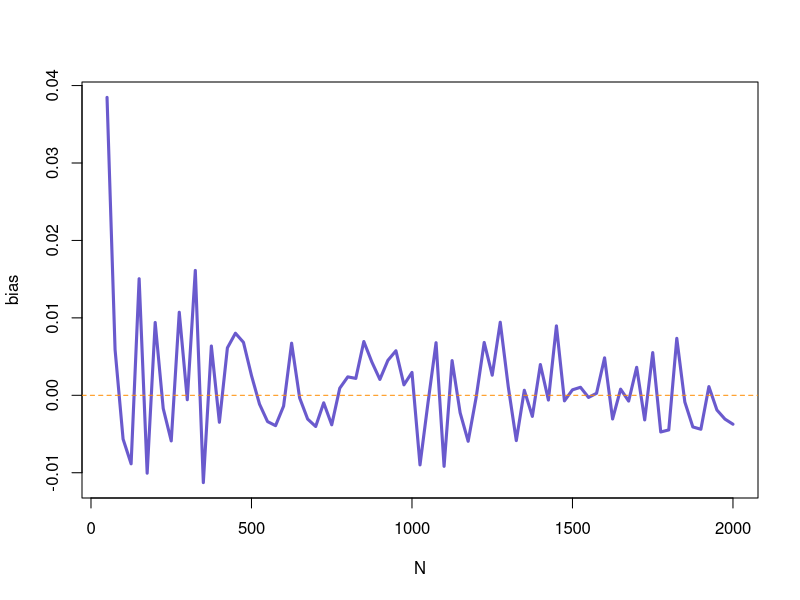

Recreate this plot in R.
## ---- chunk 1

rm(list=ls())
#install.packages("sem")

library(sem)
set.seed(5000)

## ---- chunk 2
#potential outcome when instrument is 0 
r_0_0 <- runif(1000)*10
#Potential outcome when instrument is 1
r_1_1 <- r_0_0 + 2.5

data <- as.data.frame(cbind(r_0_0, r_1_1))
names(data) <- c("r_0_0", "r_1_1")
## ---- chunk 3
data$t_0 <- rep(0, 1000) # gets control if instrument=0
data$t_1 <- rep(1, 1000) # gets treamtent if instrument=1
## ---- chunk 4

data$t_1[1:200] <- 0 # the first 200 units will be never takers

## ---- chunk 5

data$t_0[201:400] <- 1 # units 201 to 400 will be always takers

## ---- chunk 6

table(data$t_0, data$t_1)

## ---- chunk 7
data$complier <- as.numeric(data$t_1==1 & data$t_0==0)
data$always_taker <- as.numeric(data$t_1==1 & data$t_0==1)
data$never_taker <- as.numeric(data$t_1==0 & data$t_0==0)
## ---- chunk 8

data$r_1_1[data$complier==1] <- data$r_1_1[data$complier==1] + 1
# What is now the complier causal treatment effect?

## ---- chunk 9
data$z <- sample(c(rep(0, 500), rep(1, 500)), 1000, replace=F)
## ---- chunk 10
data$t <- ifelse(data$z==1, data$t_1, data$t_0)
data$r <- ifelse(data$t==1, data$r_1_1, data$r_0_0)

## ---- chunk 11
ACE <-  mean(data$r_1_1 - data$r_0_0)
ACE
## ---- chunk 12

ACE_compliers <- mean(data$r_1_1[data$complier==1] - data$r_0_0[data$complier==1])
ACE_compliers 

## ---- chunk 13
mean(data$t[data$z==1]) - mean(data$t[data$z==0])
## ---- chunk 14
lm(data$t ~ data$z)$coefficients

Z <- cbind(1, data$z)
solve(t(Z)%*%Z) %*% (t(Z)%*%data$t)

## ---- chunk 15
ITT <- mean(data$r[data$z==1])-mean(data$r[data$z==0])
ITT
## ---- chunk 16

lm(data$r ~ data$z)$coefficients

solve(t(Z)%*%Z) %*% (t(Z)%*%data$r)

## ---- chunk 17

IV <- ITT / (mean(data$t[data$z==1]) - mean(data$t[data$z==0]))
IV 


## ---- chunk 18

# "By hand"
fit.2a <- lm(data$t ~ data$z)
t_hat <- fit.2a$fitted
fit.2b <- lm(data$r ~ t_hat) #### coefficients ok, but SE WRONG! 
fit.2b

# With package
summary(tsls(r~t,~z,data=data))


## ---- chunk 19
hat_t <- Z %*% solve(t(Z)%*%Z) %*% (t(Z)%*%data$t) # This gives us the predicted T (treatment receipt)

# Remember that Z was constructed to have a column of 1s
## ---- chunk 20
HAT_t <- cbind(1, hat_t) # We create our new design matrix

solve( t( HAT_t ) %*% HAT_t ) %*% ( t( HAT_t ) %*% data$r ) 

## ---- chunk 21

difference <- IV - ACE_compliers 
difference

## ---- chunk 22

experiment <- function(sim_data){

  z <- sample(sim_data$z, nrow(sim_data), replace=F)

  t <- ifelse(z==1, sim_data$t_1, sim_data$t_0)
  r <- ifelse(t==1, sim_data$r_1_1, sim_data$r_0_0)
  
  ITT <- mean(r[z==1]) - mean(r[z==0])
  
  IV <- ITT / (mean(t[z==1]) - mean(t[z==0]))
  
  return(IV)
    
}

## ---- chunk 23

N <- seq(50, 2000, by=25)
IV_mean <- NA

for (i in 1:length(N)){ 

    # we reuse data so that we dont need to build the dataset each time. 
    sim_data <- data[sample(1:nrow(data), N[i], replace=T), ]
    
    # Calculate true ACE for compliers
    ACE_compliers[i] <- mean(sim_data$r_1_1[sim_data$complier==1]) - mean(sim_data$r_0_0[sim_data$complier==1])
    
    # some simulation that repeats sampling many times with this dataset fixed
    IV <- replicate(5000, experiment(sim_data))  
    
    # returns a vector with IV estimates
    IV_mean[i] <- mean(IV)
}


## ---- chunk 24
bias <- IV_mean - ACE_compliers

plot(N, bias, type="l", col="slateblue", lwd=3)
abline(h=0, col="darkorange", lty=2)
